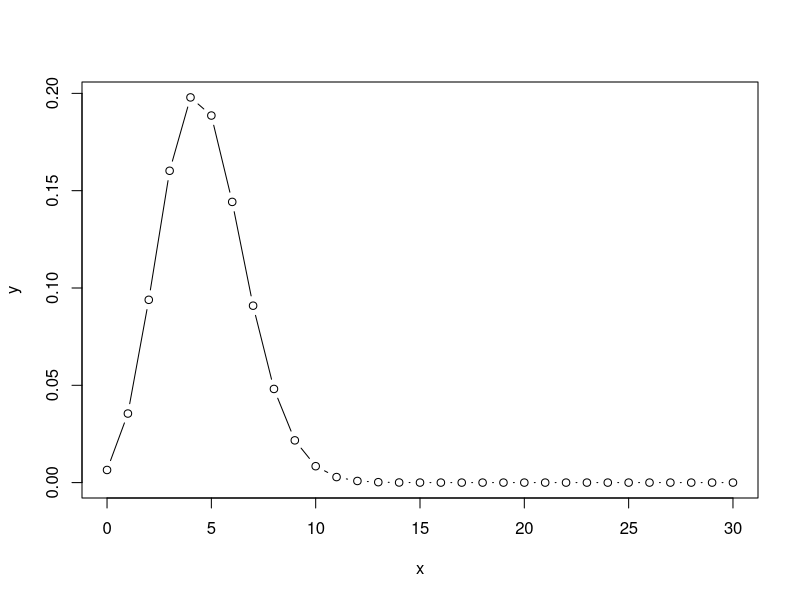
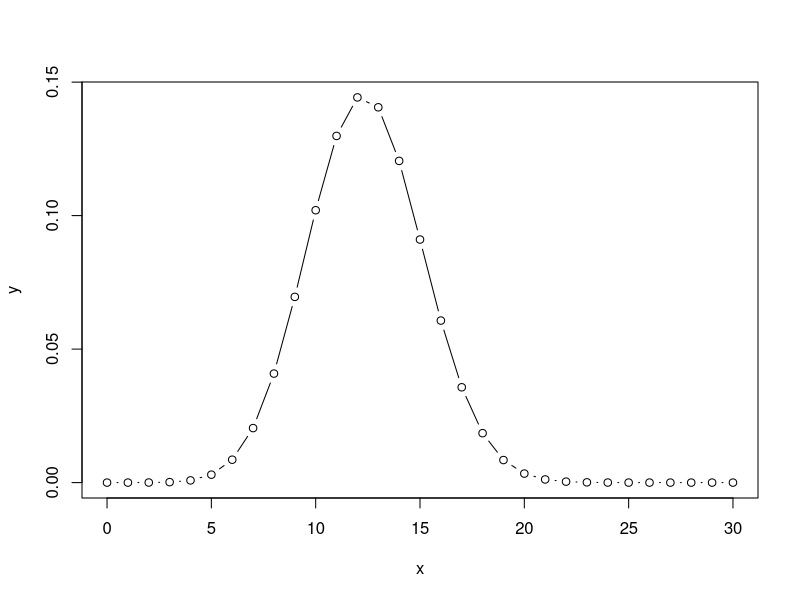
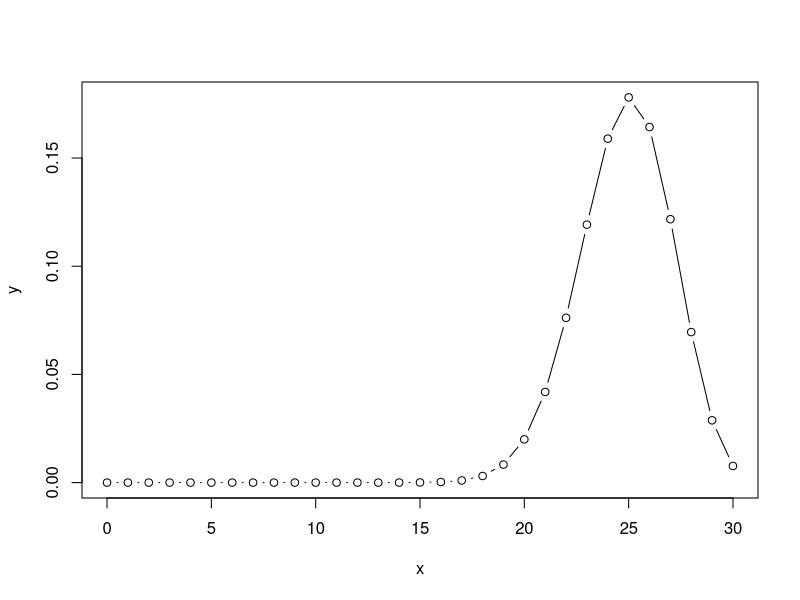
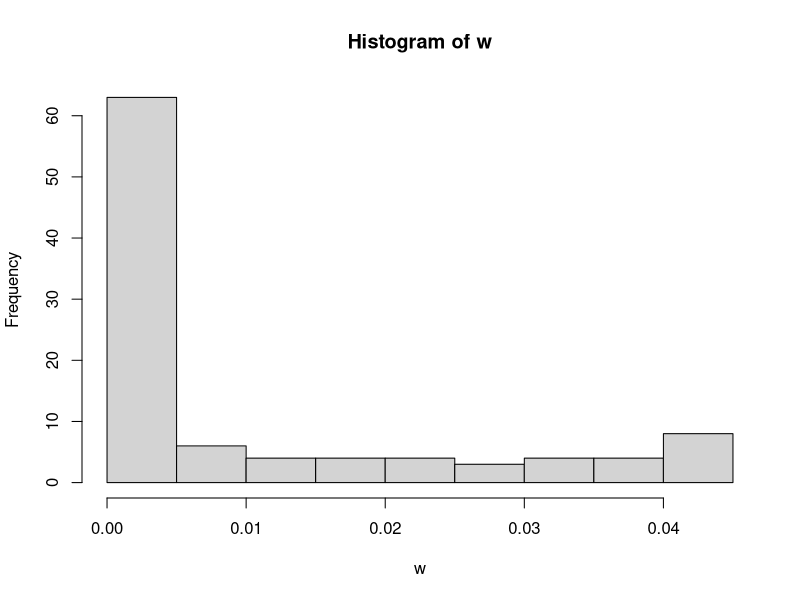
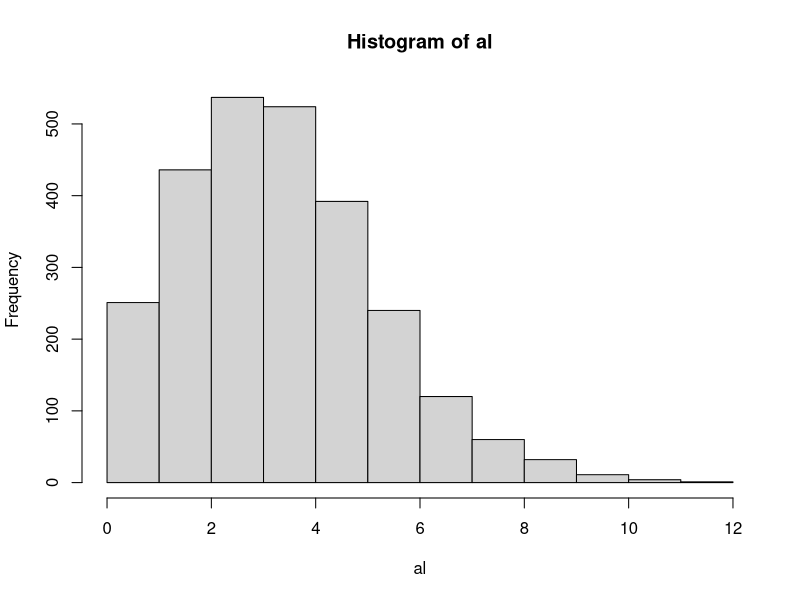

Here is the R script that generated these plots, in order:
# Probability that out of 50 unvaccinated children, 5 will develop infection

?dbinom
dbinom(5,50,0.8)

# Probability that out of 50 vaccinated children, 5 will develop infection

dbinom(5, 50, 0.05)

# Probability that out of 50 unvaccinated children, at most 5 will develop infection


1 - pbinom(5, 50, 0.8)

# Probability that out of 50 unvaccinated children, at least 25 will develop infection

pbinom( 25, 50, 0.8)

# Probability that out of 50 vaccinated children, at most 5 will develop infection

1 - pbinom (5 , 50 , 0.05)

# probability that exactly 40 of the 60 plants will be fully grown

dbinom (40, 60, 0.65)

# probability that at least 40 of the 60 plants will be fully grown

pbinom(40, 60, 0.65)

# Probability of success (p) =0.15.

x<- seq(0,30, 1)
y<- dbinom(x, 31, 0.15)
plot(x, y, type = "b")

# Probability of success 0.4

y<- dbinom(x, 31, 0.4)
plot (x, y, type = "b")

# Probability of success(p)=0.8

y<- dbinom (x, 31, 0.8)
plot(x, y, type = "b")

# Out of 60 tosses getting heads up 20, 25 or 30 times
sum(dbinom(c(20,25,30), 60, 0.5))

# Out of 60 tosses getting heads up less than 20 times

pbinom(19, 60, 0.5)

# Out of 60 tosses getting heads up between 20 and 30 
pbinom(30, 60, 0.5) - pbinom (20, 60, 0.5)

w<- dpois(1:100, lambda=3)
w<- dpois(1:100, lambda=5)
w<- dpois(1:100, lambda=7)
w<- dpois(1:100, lambda=20)
w<- dpois(1:100, lambda= 50)
w<- dpois(1:100, lambda=80)
hist(w)

#alpha particle with λ = 10097/2608
al<- rpois(2608, 10097/2608)
hist(al)

# probability that x less than 5 mean= 7
dpois (4, lambda = 7)

# probabilty that x greater than 10, mean = 7

1- ppois (10, lambda=7)

# probabilty that x between 4 and 16, mean =7

ppois (16, lambda=7) - ppois (4, lambda= 7)

?punif

punif(6/25)

